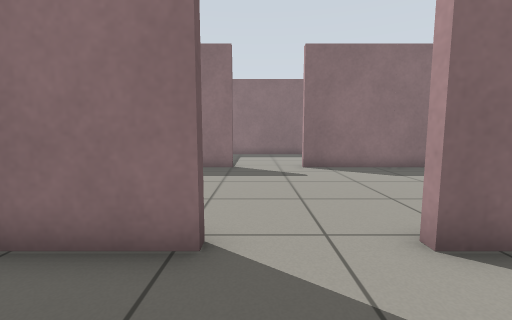
[1] (above)

13 first-person views from a walk through a Gazebo world. The camera is 0.72 m above the floor, tilts 6° down and sees 90° across. The floor is counted in squares, 0.5 m on a side. Each view is taken from the middle of a square. On the plan, view 1 faces up. The plan holds only what a view shows up to about 13 squares ahead; the rest is blank.

[2]
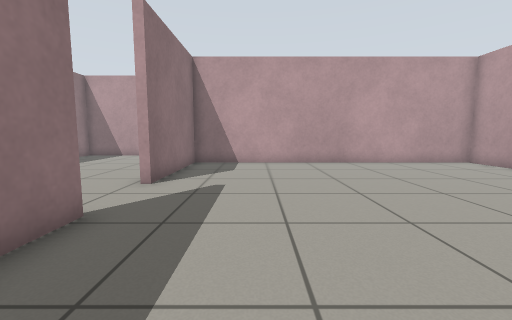

[3]
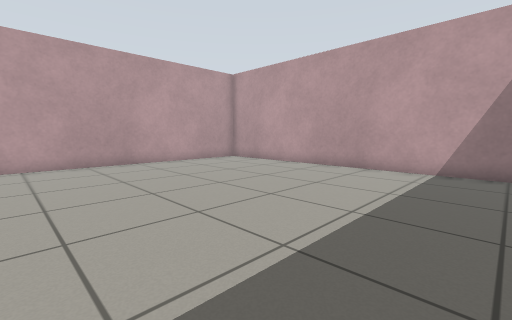

[4]
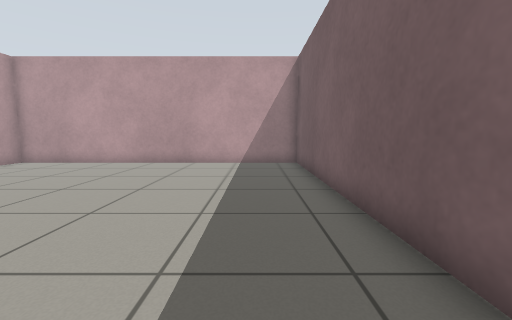

[5]
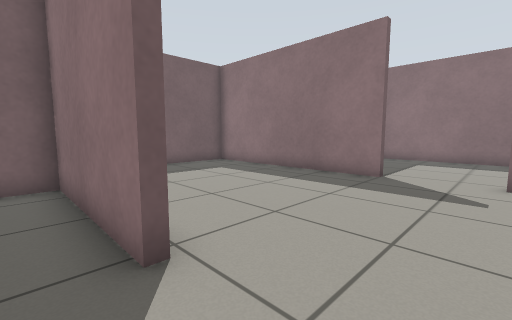

[6]
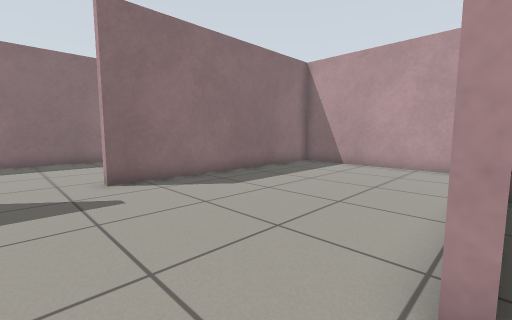

[7]
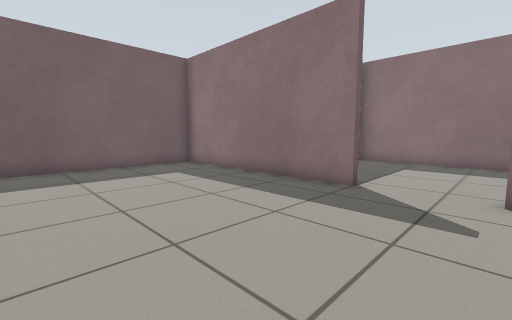

[8]
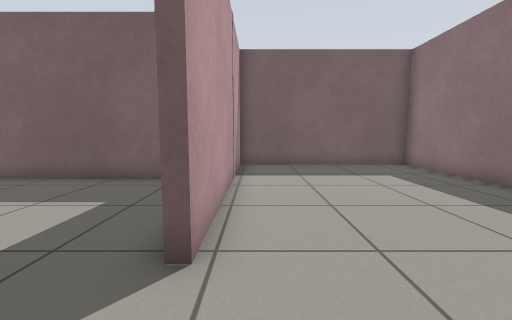

[9]
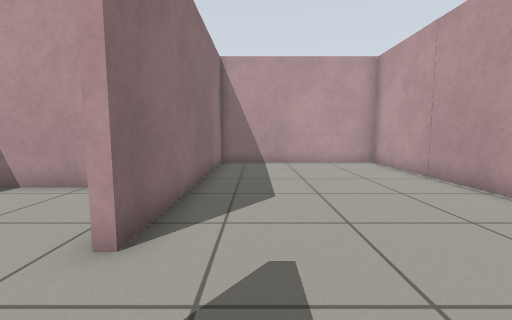

[10]
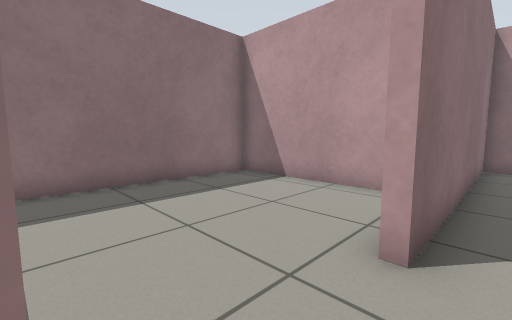

[11]
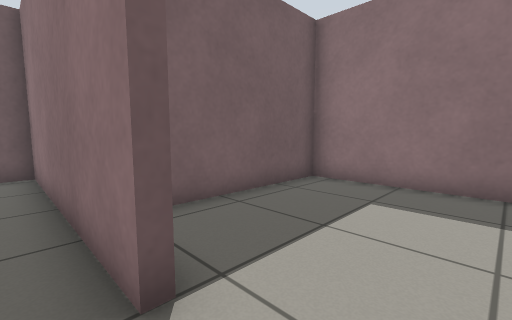

[12]
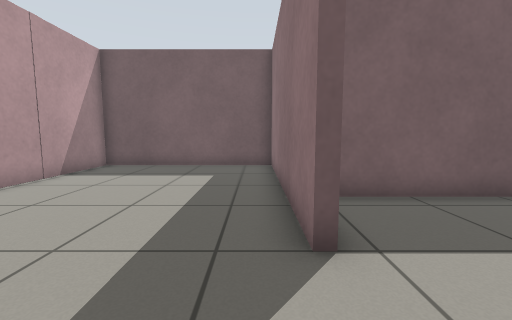

[13]
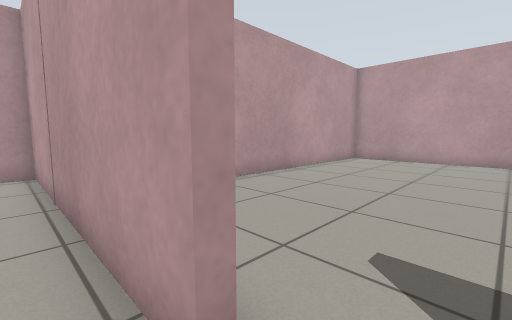

### Floor plan
Points are (right, up) in squares from view 1. A wall is a line through its corners. A room is listed if a view was taken in it or the views show most of it. See-through windows are left out.
Room 1 (views 1, 2, 3, 4, 5, 6)
walls: (-0.7, 3.3) (-0.7, 3) (-6, 3) (-6, -10.4) (7.4, -10.4) (7.4, 3) (2.2, 3) (2.2, 3.3)
ways out: opening at (1, 3) to room 2
Room 2 (views 7, 8, 9, 10, 11, 12, 13)
walls: (2.2, 3.3) (11.4, 3.3) (11.4, 10.7) (1.9, 10.7); (-0.9, 10.7) (-9.4, 10.7) (-9.4, 3.3) (-0.7, 3.3)
ways out: opening at (1, 3) to room 1; opening at (0.5, 11) to room 3
Room 3 (no view inside)
walls: (5.7, 12.1) (5.7, 17.4) (-3.7, 17.4) (-3.7, 11.9)
ways out: opening at (0.5, 11) to room 2

Where each view was taken, in squares from view 1:
view 1: 0 up, 0 right, facing up
view 2: 0 up, 5 left, facing right
view 3: 0 up, 5 left, facing down-right
view 4: 2 up, 4 left, facing down
view 5: 2 up, 2 right, facing up-left
view 6: 3 up, 0 right, facing up-right
view 7: 4 up, 2 right, facing up-left
view 8: 4 up, 2 right, facing left
view 9: 9 up, 1 left, facing right
view 10: 10 up, 1 left, facing up-right
view 11: 10 up, 1 right, facing up-left
view 12: 10 up, 2 right, facing left
view 13: 4 up, 1 right, facing down-right
